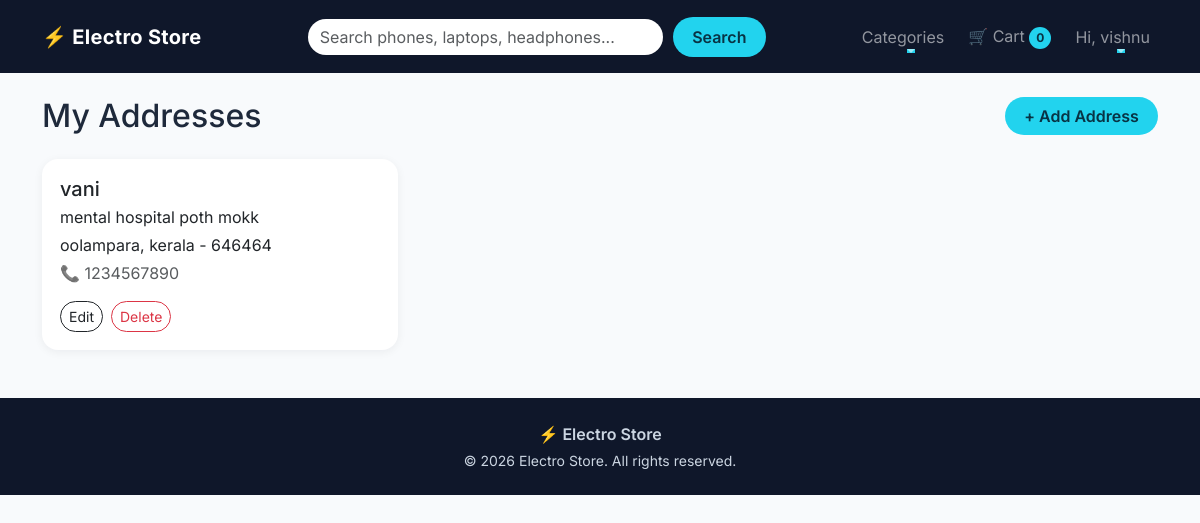
Page /accounts/addresses/ (signed in) on the committed database.
### accounts/models.py (models this page shows, shortened)
class User(AbstractUser):
    phone = models.CharField(max_length=15, blank=True)

class Address(models.Model):
    user = models.ForeignKey(User,on_delete=models.CASCADE,related_name='addresses')
    full_name = models.CharField(max_length=150)
    phone = models.CharField(max_length=15)
    address_line = models.CharField(max_length=300)
    city = models.CharField(max_length=50)
    state = models.CharField(max_length=50)
    pincode = models.CharField(max_length=6)
    class Meta:
        verbose_name_plural = 'addresses'

### accounts/views.py (the view)
# urls.py: path('addresses/',views.address_list_view,name='address_list'),
@login_required
def address_list_view(request):
    addresses = request.user.addresses.all()
    return render(request,'accounts_templates/address_list.html',{'addresses': addresses})

### cart/context_processors.py (called while the page is built)
def cart_count(request):
    count = 0
    if request.user.is_authenticated:
        cart = Cart.objects.filter(user=request.user).first()
        if cart:
            count = cart.total_items
    return {'cart_count': count}

### cart/models.py (called while the page is built)
    @property
    def total_items(self):
        return sum(item.quantity for item in self.items.all())

### store/context_processors.py (called while the page is built)
def categories(request):
    return {'nav_categories' : Category.objects.all()}

def wishlist_ids(request):
    if request.user.is_authenticated:
        ids = set(
            Wishlist.objects.filter(
                user=request.user
            ).values_list('product_id', flat=True)
        )
    else:
        ids = set()
    return {'wishlist_ids': ids}

### templates/accounts_templates/address_list.html (shortened to what this page needs)
{% extends 'base.html' %}
{% block content %}
<div class="d-flex justify-content-between align-items-center mb-4">
  <h2 class="mb-0">My Addresses</h2>
  <a href="{% url 'accounts:add_address' %}" class="btn btn-accent">+ Add Address</a>
</div>
{% if addresses %}
<div class="row g-4">
  {% for address in addresses %}
  <div class="col-md-6 col-lg-4 reveal" style="--delay: 0.{{ forloop.counter }}s">
    <div class="card address-card h-100 p-3">
      <h5 class="mb-1">{{ address.full_name }}</h5>
      <p class="mb-1">{{ address.address_line }}</p>
      <p class="mb-1">{{ address.city }}, {{ address.state }} - {{ address.pincode }}</p>
      <p class="text-muted mb-3">📞 {{ address.phone }}</p>
      <div class="d-flex gap-2 mt-auto">
        <a href="{% url 'accounts:edit_address' address.pk %}" class="btn btn-sm btn-outline-dark rounded-pill">Edit</a>
        <form method="post" action="{% url 'accounts:delete_address' address.pk %}"
              onsubmit="return confirm('Delete this address?');">
          <button type="submit" class="btn btn-sm btn-outline-danger rounded-pill">Delete</button>
        </form>
      </div>
    </div>
  </div>
  {% endfor %}
</div>
{% else %}
<div class="text-center py-5">
  <p class="display-6">📍</p>
  <p class="text-muted">You haven't saved any address yet.</p>
  <a href="{% url 'accounts:add_address' %}" class="btn btn-accent">Add your first address</a>
</div>
{% endif %}
{% endblock %}

### templates/base.html (shortened to what this page needs)
{% load static %}
<!DOCTYPE html>
<html lang="en">
<head>
  <link href="https://cdn.jsdelivr.net/npm/bootstrap@5.3.3/dist/css/bootstrap.min.css" rel="stylesheet">
  <link href="{% static 'css/style.css' %}" rel="stylesheet">
</head>
<body>
  <nav class="navbar navbar-expand-lg navbar-dark sticky-top site-navbar" id="mainNavbar">
    <div class="container">
      <a class="navbar-brand" href="{% url 'store:home' %}"><span class="brand-icon">⚡</span> Electro Store</a>
      <div class="collapse navbar-collapse" id="navMenu">
        <form class="search-form mx-lg-auto my-3 my-lg-0" role="search" action="{% url 'store:product_list' %}"
          method="get">
          <input class="form-control" type="search" name="q" placeholder="Search phones, laptops, headphones...">
          <button class="btn btn-accent" type="submit">Search</button>
        </form>
        <ul class="navbar-nav align-items-lg-center gap-lg-2">
          <li class="nav-item dropdown">
            <a class="nav-link nav-anim dropdown-toggle" href="#" role="button" data-bs-toggle="dropdown"
              aria-expanded="false">
              Categories
            </a>
          </li>
          <li class="nav-item">
            <a class="nav-link nav-anim" href="{% url 'cart:cart_detail' %}">
              🛒 Cart <span class="cart-badge" id="cartCount">{{ cart_count }}</span>
            </a>
          </li>
          {% if user.is_authenticated %}
          <li class="nav-item dropdown">
            <a class="nav-link nav-anim dropdown-toggle" href="#" role="button" data-bs-toggle="dropdown"
              aria-expanded="false">
              Hi, {{ user.first_name|default:user.username }}
            </a>
          </li>
          {% else %}
          <li class="nav-item"><a class="nav-link nav-anim" href="{% url 'accounts:login' %}">Login</a></li>
          <li class="nav-item"><a class="btn btn-accent ms-lg-2" href="{% url 'accounts:signup' %}">Sign Up</a></li>
          {% endif %}
        </ul>
      </div>
    </div>
  </nav>
  <main class="container my-4 page-content">
    {% block content %}{% endblock %}
  </main>
  <footer class="site-footer mt-5">
    <div class="container py-4 text-center">
      <p class="mb-1 fw-semibold">⚡ Electro Store</p>
      <p class="mb-0 small">© 2026 Electro Store. All rights reserved.</p>
    </div>
  </footer>
</body>
</html>

### static/css/style.css (style rules this page uses)
:root { --bg-dark: #0f172a; --accent: #22d3ee; --accent-dark: #06b6d4; --text-dark: #1e293b; --ease: cubic-bezier(0.22, 1, 0.36, 1); }
body { font-family: 'Inter', system-ui, sans-serif; color: var(--text-dark); background: #f8fafc; animation: pageFade 0.6s var(--ease); }
.site-navbar { background: var(--bg-dark); padding: 1rem 0; transition: padding 0.35s var(--ease), box-shadow 0.35s var(--ease), background 0.35s var(--ease); }
.navbar-brand { font-weight: 700; letter-spacing: 0.3px; transition: transform 0.3s var(--ease); }
.brand-icon { display: inline-block; transition: transform 0.5s var(--ease); }
.nav-anim { position: relative; }
.nav-anim::after { content: ''; position: absolute; left: 50%; bottom: 4px; width: 0; height: 2px; background: var(--accent); transition: width 0.3s var(--ease), left 0.3s var(--ease); }
.search-form { display: flex; width: 100%; max-width: 460px; gap: 0.5rem; }
.search-form .form-control { border-radius: 50px; border: 2px solid transparent; transition: border-color 0.3s, box-shadow 0.3s; }
.btn-accent { background: var(--accent); color: #083344; font-weight: 600; border: none; border-radius: 50px; padding: 0.45rem 1.2rem; transition: transform 0.25s var(--ease), box-shadow 0.25s var(--ease), background 0.25s; }
.cart-badge { display: inline-block; min-width: 22px; padding: 2px 7px; border-radius: 50px; background: var(--accent); color: #083344; font-size: 0.75rem; font-weight: 700; text-align: center; }
.js .reveal { opacity: 0; transform: translateY(28px); transition: opacity 0.7s var(--ease), transform 0.7s var(--ease); transition-delay: var(--delay, 0s); }
.js .reveal.visible { opacity: 1; transform: none; }
.site-footer { background: var(--bg-dark); color: #cbd5e1; }
.address-card { border: none; border-radius: 16px; box-shadow: 0 2px 10px rgba(15, 23, 42, 0.06); transition: transform 0.3s var(--ease), box-shadow 0.3s var(--ease); }
.address-card, .payment-card { border: 2px solid transparent; border-radius: 16px; box-shadow: 0 2px 10px rgba(15, 23, 42, 0.06); transition: border-color 0.2s ease, transform 0.2s ease, box-shadow 0.2s ease; }

### rows in the picture
User: first_name "vishnu"
Address: full_name "vani", address_line "mental hospital poth mokk", city "oolampara", state "kerala", pincode "646464", phone "1234567890"

### other values in the picture
{{ cart_count }} "0"
